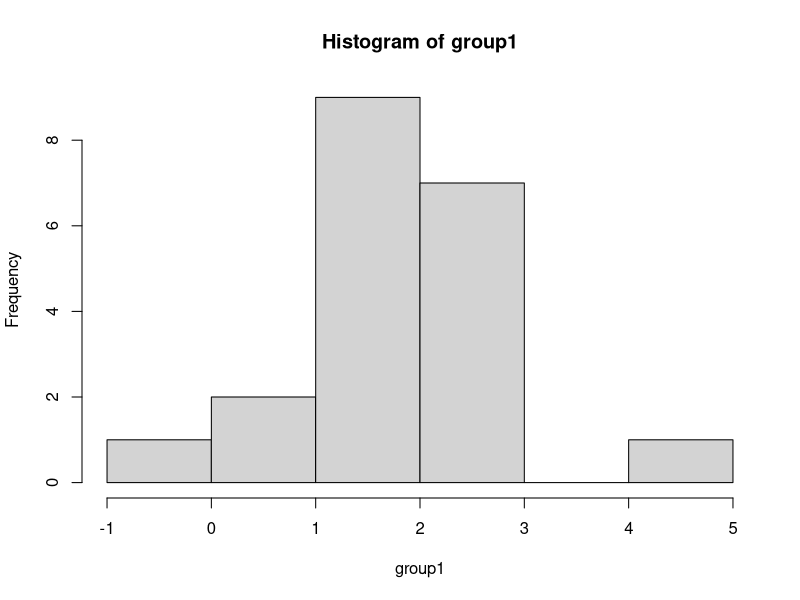
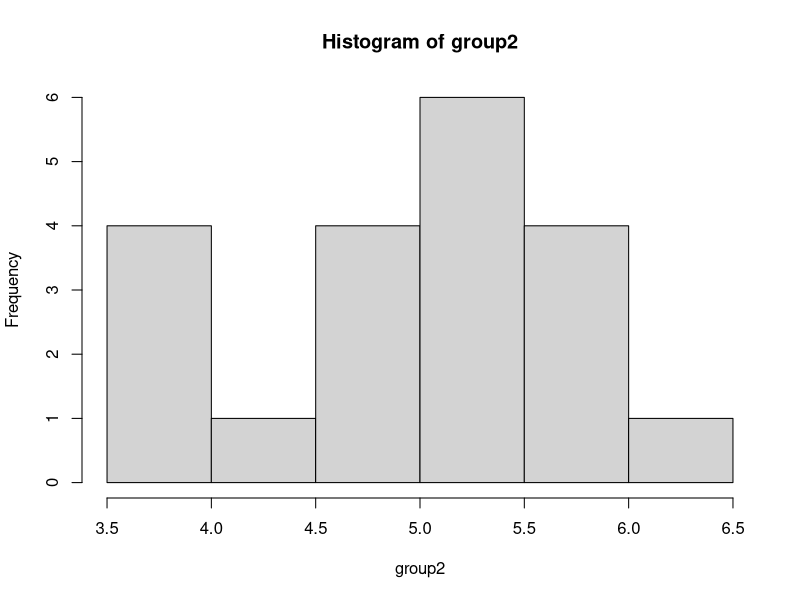
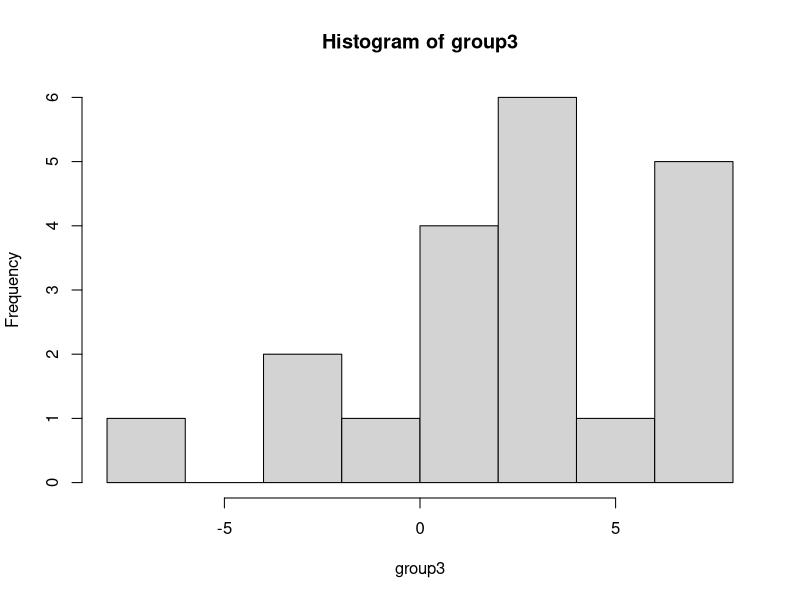
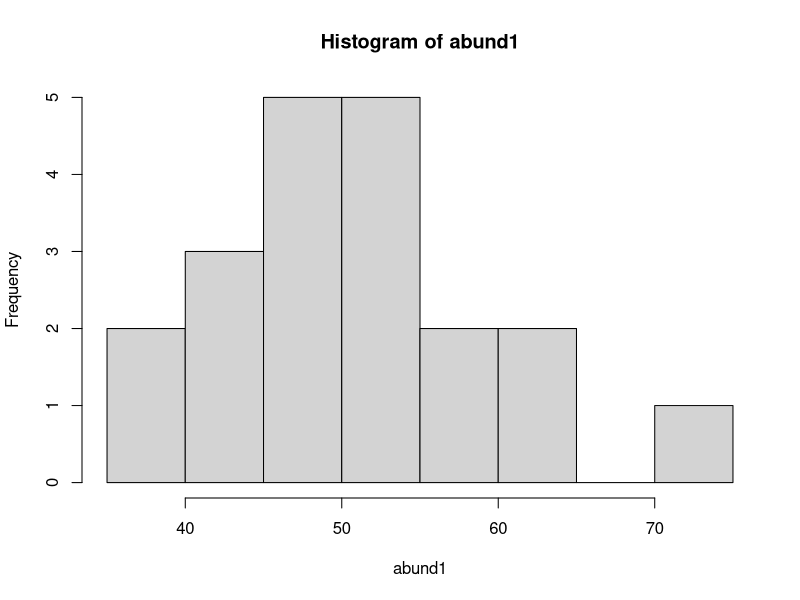
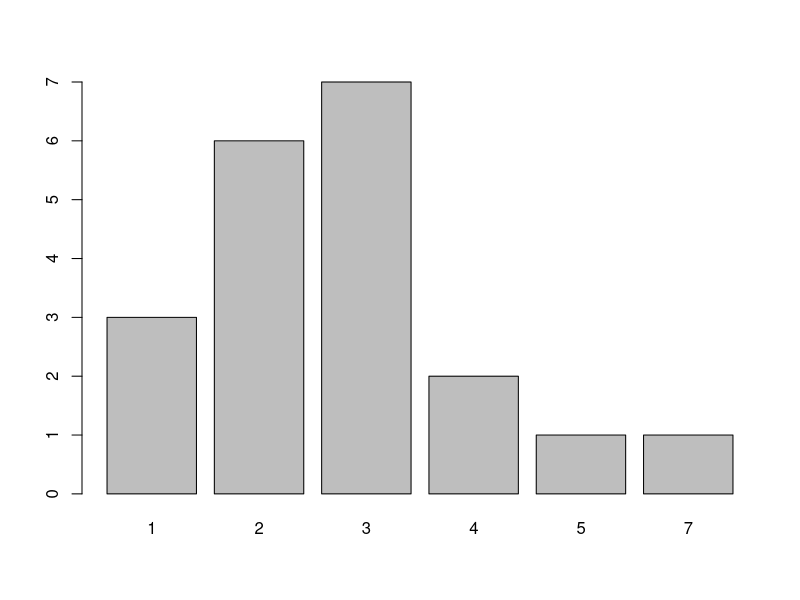
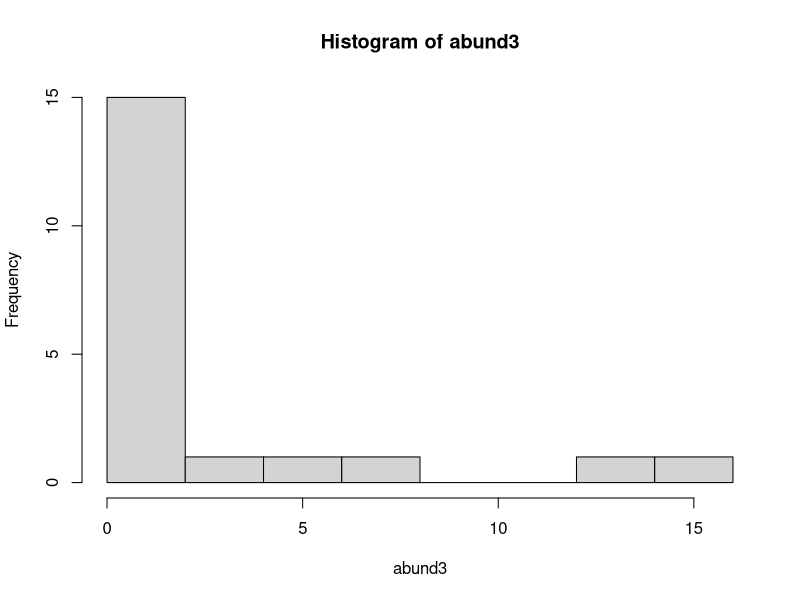
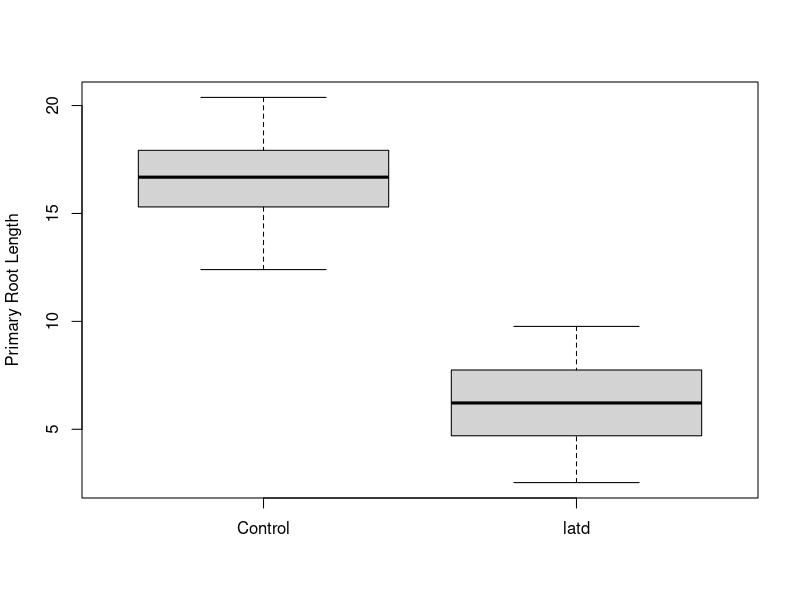

Recreate these plots in R, in order.
# David C. Green
# 03_16_22
# Data simulation

library(boot)

# ---------------------------------------------------------------------
#normally distributed data
# for t-test or ANOVA

# simulate groups with 20 obs
group1 <- rnorm(n = 20, mean = 2, sd = 1)
hist(group1)

# change some parameters
group2 <- rnorm(n = 20, mean = 5, sd = 1)
group3 <- rnorm(n = 20, mean = 2, sd = 3)
hist(group2)
hist(group3)

# ---------------------------------------------------------------------
# linear regression data

# assume intercept of 0
# slope = beta1
# x is predictor

# constant slope
beta1 <- 1
#predictor is normally distributed
x <- rnorm(n = 20)
# linear model
y <- beta1*x

# can play with different slopes
beta2 <- 1.5
y <- beta2*x
print(y)

beta3 <- 2
y <- beta3*x
print(y)

# add covariates, can draw covariates from a different distribution

# ---------------------------------------------------------------------
# Abundance data
# use round() to remove decimals

# data is normalish
abund1 <-round(rnorm( n = 20, mean = 50, sd = 10))
hist(abund1)

# Poisson distribution
abund2 <- rpois(n = 20, lambda = 3)
barplot(table(abund2))

# sometimes the enviroment affects counts 
# to account for that, first create lambda's

# use a regression to get initial values
prelambda <- beta1+beta2*x
#inverse log 'exp()' to make lambdas positive and to convert regrssion data to poisson data
lambda <- exp(prelambda)
# use created lambdas to get counts
abund3 <- rpois(n = 20, lambda = lambda)
hist(abund3)

# ---------------------------------------------------------------------
# Occupancy data

# get probs from beta distribution
probs <- rbeta(n =20, shape= 1, shape2 = 1)
occ1 <- rbinom(n=20, size = 1, prob = probs)
print(occ1)

# occupancy with a covariant
# similar to above, except we're generating probabilities not lambdas

preprobs2 <- beta1+beta2*x

# convert to 0-1 scale
psi <- inv.logit(preprobs2)
# create new occupany values
occ2 <- rbinom(n = 20, size = 1, prob = psi)
print(occ2)



# ---------------------------------------------------------------------
# ASSIGNMENT

control <- rnorm(n = 28, mean = 17, sd = 2) 
latd <- rnorm(n = 28, mean = 6, sd = 2)
df <- data.frame(control, latd)
t_test <- t.test(latd, control)
print(t_test)
boxplot(control, latd, 
        names = c('Control', 'latd'),
        ylab = 'Primary Root Length',
        title = 'Primary root Length: latd vs. Wild')


